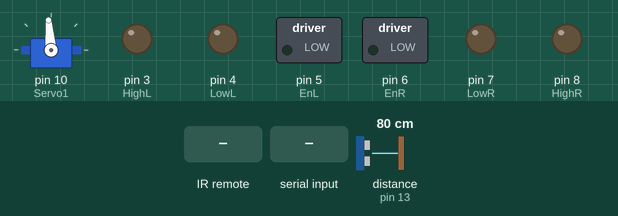
A sketch run on a simulated Arduino Uno, built with avr-gcc and run on an emulated ATmega328P. Shown: servo, switched loads named in the sketch (green lamp = pin HIGH), output pins drawn as LEDs (lit = HIGH). The test bench sets the inputs (shaded band); at power-on: distance to the obstacle (sensor on pin 13) 80 cm. The echo pulse lasts 58.3 µs per cm.

Above: at 1.2 s.
1.3 s: infrared code 0xB946FF00 received
At 1.7 s:
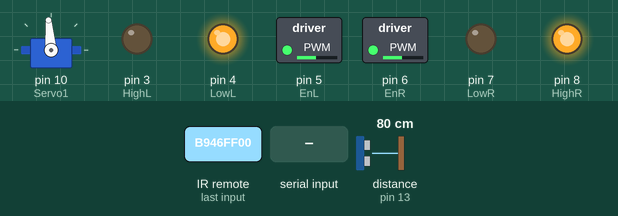
2.8 s: distance to the obstacle (sensor on pin 13) set to 12 cm
4.3 s: distance to the obstacle (sensor on pin 13) set to 9 cm
At 5.1 s:
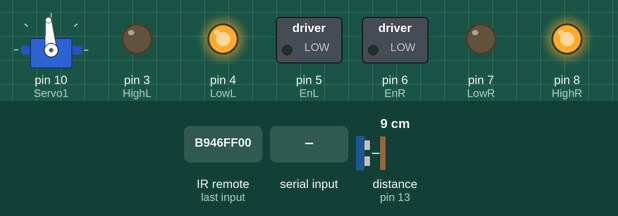
5.8 s: distance to the obstacle (sensor on pin 13) set to 18 cm
At 6.2 s:
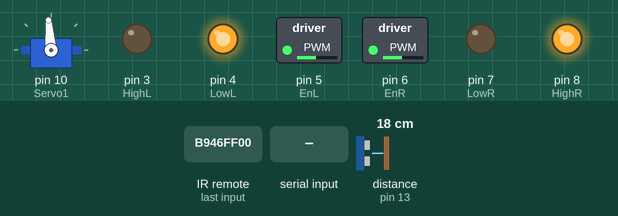
7.3 s: "TURN\n" received over Serial
At 11.6 s:
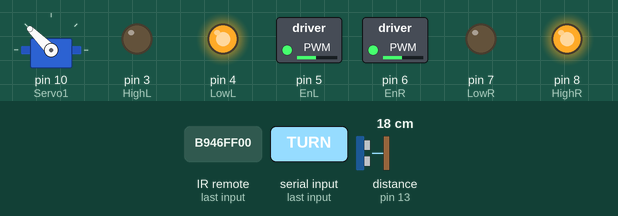
Timing chart, 0 to 13.4 s (numbered marks = the images above; inputs shaded):
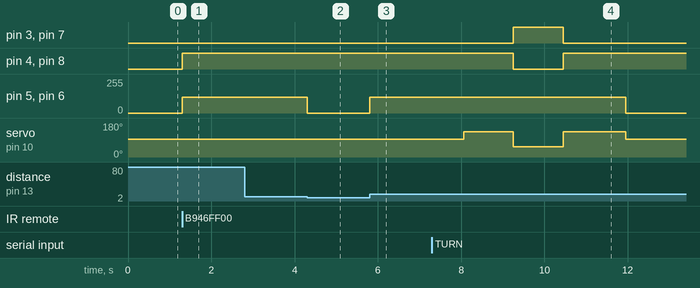

Measured:
- the behaviour switches between 11 and 10 cm on distance to the obstacle (sensor on pin 13) (found by bisection; images 1 and 2)
- after the input at 1.3 s, pin 4 (LowL), pin 8 (HighR): LOW → HIGH at once; pin 5 (EnL), pin 6 (EnR): 0/255 → 120/255 at once
- after the input at 2.8 s, every drawn part: stays the same
- after the input at 4.3 s, pin 5 (EnL), pin 6 (EnR): 120/255 → 0/255 at once
- after the input at 5.8 s, pin 5 (EnL), pin 6 (EnR): 0/255 → 120/255 at once
- after the input at 7.3 s, pin 3 (HighL), pin 7 (LowR): LOW → HIGH after 2.0 s, → LOW 1.2 s later; pin 4 (LowL), pin 8 (HighR): HIGH → LOW after 2.0 s, → HIGH 1.2 s later; pin 5 (EnL), pin 6 (EnR): 120/255 → 0/255 after 4.7 s; servo on pin 10 (Servo1): 95° → 135° after 0.76 s, → 55° 1.2 s later, → 135° 1.2 s later, → 95° 1.5 s later

The sketch:

Vehicle_IR_Control_Code.ino
```cpp
#include <Servo.h>
#include "NewPing.h"
#include <IRremote.hpp>

// IR Sensör Tanımlamaları
#define IR_RECEIVE_PIN 2

// HCSR04 Mesafe Sensör Tanımları
#define ECHO_PIN 13
#define TRIGGER_PIN 12
#define MAX_DISTANCE 400
NewPing sonar(TRIGGER_PIN, ECHO_PIN, MAX_DISTANCE);

float distance;

// Servo Tanımlamaları
Servo Servo1;

// Servo Limitleri
const int servoMin = 55;
const int servoMax = 135;
const int servoCenter = 95;

// Motor Pinleri
const int EnL = 5;
const int HighL = 3;
const int LowL = 4;

const int EnR = 6;
const int HighR = 8;
const int LowR = 7;

// Mod ve Kontrol Değişkenleri
bool otonomMod = false;       // Varsayılan manuel mod
unsigned long lastCommandTime = 0;
int resultValue = 0;          // Raspberry Pi'den gelen açı değeri
int motorSpeed = 150;         // **Motor hızı başlangıçta manuel mod için 150 olarak ayarlandı**

// U dönüş değişkenleri
bool uTurnActive = false;       // U dönüşü aktif mi?
unsigned long uTurnStartTime;   // U dönüşü başlangıç zamanı

// IR Tuş Kodları
#define BUTTON_1 0xBA45FF00 // Manuel Mod
#define BUTTON_2 0xB946FF00 // Otonom Mod
#define BUTTON_UP 0xE718FF00
#define BUTTON_DOWN 0xAD52FF00
#define BUTTON_RIGHT 0xA55AFF00
#define BUTTON_LEFT 0xF708FF00
#define BUTTON_OK 0xE31CFF00

// **Fonksiyonlar**

// 🚗 **İleri Hareket**
void Forward() {
  digitalWrite(HighR, HIGH);
  digitalWrite(LowR, LOW);
  analogWrite(EnR, motorSpeed);  // **Güncellenen motor hızını kullan**

  digitalWrite(HighL, LOW);
  digitalWrite(LowL, HIGH);
  analogWrite(EnL, motorSpeed);  // **Güncellenen motor hızını kullan**
}

// 🔄 **Geri Hareket**
void Backward() {
  digitalWrite(HighR, LOW);
  digitalWrite(LowR, HIGH);
  analogWrite(EnR, motorSpeed);

  digitalWrite(HighL, HIGH);
  digitalWrite(LowL, LOW);
  analogWrite(EnL, motorSpeed);
}

// 🛑 **Araç Durdur**
void MotorStop() {
  analogWrite(EnR, 0);
  analogWrite(EnL, 0);
}

// 🔄 **Sola Dön**
void TurnLeft(int durationMs) {
  Servo1.write(servoMax);
  Forward();
  delay(durationMs);
  Servo1.write(servoCenter);
  MotorStop();
}

// 🔁 **Sağa Dönüş**
void TurnRightBack(int durationMs) {
  Servo1.write(servoMin);
  Backward();
  delay(durationMs);
  Servo1.write(servoCenter);
  MotorStop();
}

// ⭕ **U Dönüşü**
void PerformUTurn() {
  Forward();
  delay(750);

  TurnLeft(1200);
  TurnRightBack(1200);
  TurnLeft(1500);

  MotorStop();
  delay(2000);
}

// **IR Komutlarını İşle**
void handleIRCommand(unsigned long command) {
  if (command == BUTTON_1) { // **Manuel Mod**
    otonomMod = false;
    motorSpeed = 150; // **Manuel modda hız 150**
    MotorStop();
  }
  else if (command == BUTTON_2) { // **Otonom Mod**
    otonomMod = true;
    motorSpeed = 120; // **Otonom modda hız 120**
    Servo1.write(servoCenter);
    MotorStop();
  }
  else if (!otonomMod) { // **Manuel Mod Kontrolleri**
    if (command == BUTTON_UP) {
      Forward();
      lastCommandTime = millis();
    }
    else if (command == BUTTON_DOWN) {
      Backward();
      lastCommandTime = millis();
    }
    else if (command == BUTTON_RIGHT) {
      Servo1.write(servoMin);
    }
    else if (command == BUTTON_LEFT) {
      Servo1.write(servoMax);
    }
    else if (command == BUTTON_OK) {
      Servo1.write(servoCenter);
    }
  }
}

// **Kurulum**
void setup() {
  Serial.begin(9600);
  IrReceiver.begin(IR_RECEIVE_PIN, ENABLE_LED_FEEDBACK);

  pinMode(TRIGGER_PIN, OUTPUT);
  pinMode(ECHO_PIN, INPUT);

  Servo1.attach(10);
  Servo1.write(servoCenter);

  pinMode(EnL, OUTPUT);
  pinMode(HighL, OUTPUT);
  pinMode(LowL, OUTPUT);
  pinMode(EnR, OUTPUT);
  pinMode(HighR, OUTPUT);
  pinMode(LowR, OUTPUT);
}

// **Ana Döngü**
void loop() {
  // 📡 **IR Kodlarını Kontrol Et**
  if (IrReceiver.decode()) {
    unsigned long irCode = IrReceiver.decodedIRData.decodedRawData;
    if (irCode > 1) {
      handleIRCommand(irCode);
    }
    IrReceiver.resume();
  }

  // **Manuel Mod Kontrolü**
  if (!otonomMod && millis() - lastCommandTime > 500) {
    MotorStop();
  }

  // **Otonom Mod Kontrolü**
  if (otonomMod) {
    distance = sonar.ping_cm();

    if (distance > 10) {
      Forward();

      // ⭕ **U dönüş kontrolü**
      if (uTurnActive) {
        PerformUTurn();
        if (millis() - uTurnStartTime > 4500) {
          uTurnActive = false;
        }
        return;
      }

      // 🔄 **Raspberry Pi'den Gelen Veriyi Kontrol Et**
      if (Serial.available() > 0) {
        String data = Serial.readStringUntil('\n');

        if (data == "TURN") {
          uTurnActive = true;
          uTurnStartTime = millis();
        } else {
          resultValue = data.toInt();
        }
      }

      // **Servo Açısını Ayarla**
      int servoAngle = servoCenter - resultValue;
      servoAngle = constrain(servoAngle, servoMin, servoMax);
      Servo1.write(servoAngle);
    }
    else {
      MotorStop();
    }
  }
}
```
